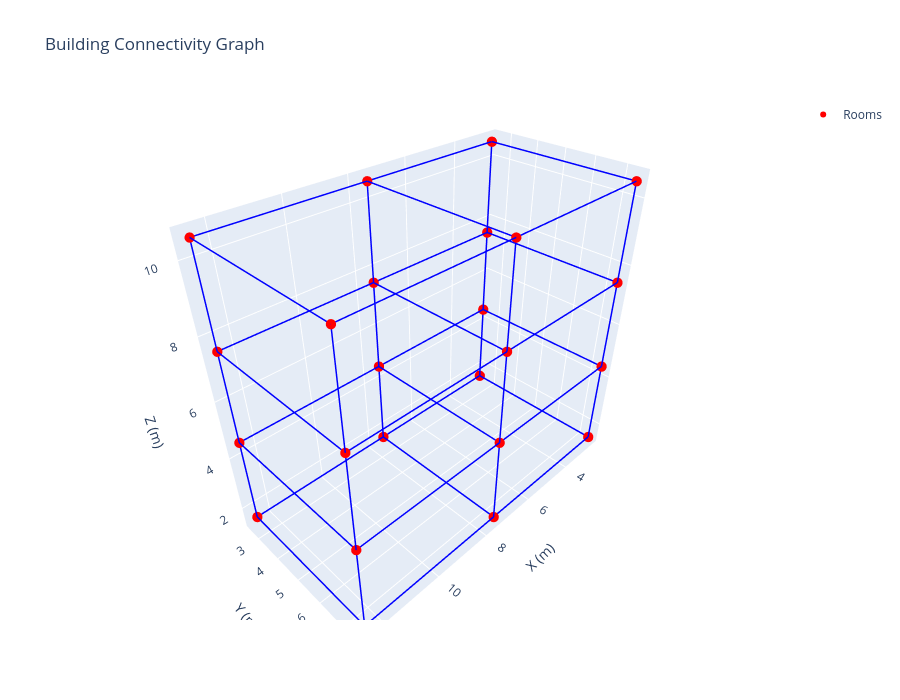

Source (notebook cell):
### Code cell
def show_graph_only(graph):
    """Visualize just the graph"""
    fig = go.Figure()
    
    # Draw graph edges
    graph_edges = graph.Edges()
    for edge in graph_edges:
        edge_verts = edge.Vertices()
        if len(edge_verts) == 2:
            p1 = edge_verts[0].Coordinates()
            p2 = edge_verts[1].Coordinates()
            fig.add_trace(go.Scatter3d(
                x=[p1[0], p2[0]],
                y=[p1[1], p2[1]],
                z=[p1[2], p2[2]],
                mode='lines',
                line=dict(color='blue', width=3),
                showlegend=False
            ))
    
    # Draw graph vertices
    graph_vertices = graph.Vertices()
    vertex_coords = [v.Coordinates() for v in graph_vertices]
    x = [c[0] for c in vertex_coords]
    y = [c[1] for c in vertex_coords]
    z = [c[2] for c in vertex_coords]
    
    fig.add_trace(go.Scatter3d(
        x=x, y=y, z=z,
        mode='markers',
        marker=dict(size=6, color='red'),
        name='Rooms'
    ))
    
    fig.update_layout(
        title='Building Connectivity Graph',
        scene=dict(
            aspectmode='data',
            xaxis_title='X (m)',
            yaxis_title='Y (m)',
            zaxis_title='Z (m)'
        ),
        width=900, height=700
    )
    
    return fig

show_graph_only(building_graph).show()

### Figure 1 — Plotly figure (JSON) as saved in the notebook; plotly's stock layout.template omitted (floating-point values rounded to 4 significant figures)
{"data": [{"line": {"color": "blue", "width": 3}, "mode": "lines", "showlegend": false, "type": "scatter3d", "x": [2.5, 2.5], "y": [2.5, 7.5], "z": [1.5, 1.5]}, {"line": {"color": "blue", "width": 3}, "mode": "lines", "showlegend": false, "type": "scatter3d", "x": [2.5, 7.5], "y": [2.5, 2.5], "z": [1.5, 1.5]}, {"line": {"color": "blue", "width": 3}, "mode": "lines", "showlegend": false, "type": "scatter3d", "x": [2.5, 2.5], "y": [2.5, 2.5], "z": [1.5, 4.5]}, {"line": {"color": "blue", "width": 3}, "mode": "lines", "showlegend": false, "type": "scatter3d", "x": [2.5, 7.5], "y": [7.5, 7.5], "z": [1.5, 1.5]}, {"line": {"color": "blue", "width": 3}, "mode": "lines", "showlegend": false, "type": "scatter3d", "x": [2.5, 2.5], "y": [7.5, 7.5], "z": [1.5, 4.5]}, {"line": {"color": "blue", "width": 3}, "mode": "lines", "showlegend": false, "type": "scatter3d", "x": [7.5, 7.5], "y": [2.5, 7.5], "z": [1.5, 1.5]}, {"line": {"color": "blue", "width": 3}, "mode": "lines", "showlegend": false, "type": "scatter3d", "x": [7.5, 12.5], "y": [2.5, 2.5], "z": [1.5, 1.5]}, {"line": {"color": "blue", "width": 3}, "mode": "lines", "showlegend": false, "type": "scatter3d", "x": [7.5, 7.5], "y": [2.5, 2.5], "z": [1.5, 4.5]}, {"line": {"color": "blue", "width": 3}, "mode": "lines", "showlegend": false, "type": "scatter3d", "x": [7.5, 12.5], "y": [7.5, 7.5], "z": [1.5, 1.5]}, {"line": {"color": "blue", "width": 3}, "mode": "lines", "showlegend": false, "type": "scatter3d", "x": [7.5, 7.5], "y": [7.5, 7.5], "z": [1.5, 4.5]}, {"line": {"color": "blue", "width": 3}, "mode": "lines", "showlegend": false, "type": "scatter3d", "x": [12.5, 12.5], "y": [2.5, 7.5], "z": [1.5, 1.5]}, {"line": {"color": "blue", "width": 3}, "mode": "lines", "showlegend": false, "type": "scatter3d", "x": [12.5, 12.5], "y": [2.5, 2.5], "z": [1.5, 4.5]}, {"line": {"color": "blue", "width": 3}, "mode": "lines", "showlegend": false, "type": "scatter3d", "x": [12.5, 12.5], "y": [7.5, 7.5], "z": [1.5, 4.5]}, {"line": {"color": "blue", "width": 3}, "mode": "lines", "showlegend": false, "type": "scatter3d", "x": [2.5, 2.5], "y": [2.5, 7.5], "z": [4.5, 4.5]}, {"line": {"color": "blue", "width": 3}, "mode": "lines", "showlegend": false, "type": "scatter3d", "x": [2.5, 7.5], "y": [2.5, 2.5], "z": [4.5, 4.5]}, {"line": {"color": "blue", "width": 3}, "mode": "lines", "showlegend": false, "type": "scatter3d", "x": [2.5, 2.5], "y": [2.5, 2.5], "z": [4.5, 7.5]}, {"line": {"color": "blue", "width": 3}, "mode": "lines", "showlegend": false, "type": "scatter3d", "x": [2.5, 7.5], "y": [7.5, 7.5], "z": [4.5, 4.5]}, {"line": {"color": "blue", "width": 3}, "mode": "lines", "showlegend": false, "type": "scatter3d", "x": [2.5, 2.5], "y": [7.5, 7.5], "z": [4.5, 7.5]}, {"line": {"color": "blue", "width": 3}, "mode": "lines", "showlegend": false, "type": "scatter3d", "x": [7.5, 7.5], "y": [2.5, 7.5], "z": [4.5, 4.5]}, {"line": {"color": "blue", "width": 3}, "mode": "lines", "showlegend": false, "type": "scatter3d", "x": [7.5, 12.5], "y": [2.5, 2.5], "z": [4.5, 4.5]}, {"line": {"color": "blue", "width": 3}, "mode": "lines", "showlegend": false, "type": "scatter3d", "x": [7.5, 7.5], "y": [2.5, 2.5], "z": [4.5, 7.5]}, {"line": {"color": "blue", "width": 3}, "mode": "lines", "showlegend": false, "type": "scatter3d", "x": [7.5, 12.5], "y": [7.5, 7.5], "z": [4.5, 4.5]}, {"line": {"color": "blue", "width": 3}, "mode": "lines", "showlegend": false, "type": "scatter3d", "x": [7.5, 7.5], "y": [7.5, 7.5], "z": [4.5, 7.5]}, {"line": {"color": "blue", "width": 3}, "mode": "lines", "showlegend": false, "type": "scatter3d", "x": [12.5, 12.5], "y": [2.5, 7.5], "z": [4.5, 4.5]}, {"line": {"color": "blue", "width": 3}, "mode": "lines", "showlegend": false, "type": "scatter3d", "x": [12.5, 12.5], "y": [2.5, 2.5], "z": [4.5, 7.5]}, {"line": {"color": "blue", "width": 3}, "mode": "lines", "showlegend": false, "type": "scatter3d", "x": [12.5, 12.5], "y": [7.5, 7.5], "z": [4.5, 7.5]}, {"line": {"color": "blue", "width": 3}, "mode": "lines", "showlegend": false, "type": "scatter3d", "x": [2.5, 2.5], "y": [2.5, 7.5], "z": [7.5, 7.5]}, {"line": {"color": "blue", "width": 3}, "mode": "lines", "showlegend": false, "type": "scatter3d", "x": [2.5, 7.5], "y": [2.5, 2.5], "z": [7.5, 7.5]}, {"line": {"color": "blue", "width": 3}, "mode": "lines", "showlegend": false, "type": "scatter3d", "x": [2.5, 2.5], "y": [2.5, 2.5], "z": [7.5, 10.5]}, {"line": {"color": "blue", "width": 3}, "mode": "lines", "showlegend": false, "type": "scatter3d", "x": [2.5, 7.5], "y": [7.5, 7.5], "z": [7.5, 7.5]}, {"line": {"color": "blue", "width": 3}, "mode": "lines", "showlegend": false, "type": "scatter3d", "x": [2.5, 2.5], "y": [7.5, 7.5], "z": [7.5, 10.5]}, {"line": {"color": "blue", "width": 3}, "mode": "lines", "showlegend": false, "type": "scatter3d", "x": [7.5, 7.5], "y": [2.5, 7.5], "z": [7.5, 7.5]}, {"line": {"color": "blue", "width": 3}, "mode": "lines", "showlegend": false, "type": "scatter3d", "x": [7.5, 12.5], "y": [2.5, 2.5], "z": [7.5, 7.5]}, {"line": {"color": "blue", "width": 3}, "mode": "lines", "showlegend": false, "type": "scatter3d", "x": [7.5, 7.5], "y": [2.5, 2.5], "z": [7.5, 10.5]}, {"line": {"color": "blue", "width": 3}, "mode": "lines", "showlegend": false, "type": "scatter3d", "x": [7.5, 12.5], "y": [7.5, 7.5], "z": [7.5, 7.5]}, {"line": {"color": "blue", "width": 3}, "mode": "lines", "showlegend": false, "type": "scatter3d", "x": [7.5, 7.5], "y": [7.5, 7.5], "z": [7.5, 10.5]}, {"line": {"color": "blue", "width": 3}, "mode": "lines", "showlegend": false, "type": "scatter3d", "x": [12.5, 12.5], "y": [2.5, 7.5], "z": [7.5, 7.5]}, {"line": {"color": "blue", "width": 3}, "mode": "lines", "showlegend": false, "type": "scatter3d", "x": [12.5, 12.5], "y": [2.5, 2.5], "z": [7.5, 10.5]}, {"line": {"color": "blue", "width": 3}, "mode": "lines", "showlegend": false, "type": "scatter3d", "x": [12.5, 12.5], "y": [7.5, 7.5], "z": [7.5, 10.5]}, {"line": {"color": "blue", "width": 3}, "mode": "lines", "showlegend": false, "type": "scatter3d", "x": [2.5, 2.5], "y": [2.5, 7.5], "z": [10.5, 10.5]}, {"line": {"color": "blue", "width": 3}, "mode": "lines", "showlegend": false, "type": "scatter3d", "x": [2.5, 7.5], "y": [2.5, 2.5], "z": [10.5, 10.5]}, {"line": {"color": "blue", "width": 3}, "mode": "lines", "showlegend": false, "type": "scatter3d", "x": [2.5, 7.5], "y": [7.5, 7.5], "z": [10.5, 10.5]}, {"line": {"color": "blue", "width": 3}, "mode": "lines", "showlegend": false, "type": "scatter3d", "x": [7.5, 7.5], "y": [2.5, 7.5], "z": [10.5, 10.5]}, {"line": {"color": "blue", "width": 3}, "mode": "lines", "showlegend": false, "type": "scatter3d", "x": [7.5, 12.5], "y": [2.5, 2.5], "z": [10.5, 10.5]}, {"line": {"color": "blue", "width": 3}, "mode": "lines", "showlegend": false, "type": "scatter3d", "x": [7.5, 12.5], "y": [7.5, 7.5], "z": [10.5, 10.5]}, {"line": {"color": "blue", "width": 3}, "mode": "lines", "showlegend": false, "type": "scatter3d", "x": [12.5, 12.5], "y": [2.5, 7.5], "z": [10.5, 10.5]}, {"marker": {"color": "red", "size": 6}, "mode": "markers", "name": "Rooms", "type": "scatter3d", "x": [2.5, 2.5, 7.5, 7.5, 12.5, 12.5, 2.5, 2.5, 7.5, 7.5, 12.5, 12.5, 2.5, 2.5, 7.5, 7.5, 12.5, 12.5, 2.5, 2.5, 7.5, 7.5, 12.5, 12.5], "y": [2.5, 7.5, 2.5, 7.5, 2.5, 7.5, 2.5, 7.5, 2.5, 7.5, 2.5, 7.5, 2.5, 7.5, 2.5, 7.5, 2.5, 7.5, 2.5, 7.5, 2.5, 7.5, 2.5, 7.5], "z": [1.5, 1.5, 1.5, 1.5, 1.5, 1.5, 4.5, 4.5, 4.5, 4.5, 4.5, 4.5, 7.5, 7.5, 7.5, 7.5, 7.5, 7.5, 10.5, 10.5, 10.5, 10.5, 10.5, 10.5]}], "layout": {"height": 700, "scene": {"aspectmode": "data", "xaxis": {"title": {"text": "X (m)"}}, "yaxis": {"title": {"text": "Y (m)"}}, "zaxis": {"title": {"text": "Z (m)"}}}, "title": {"text": "Building Connectivity Graph"}, "width": 900}}
